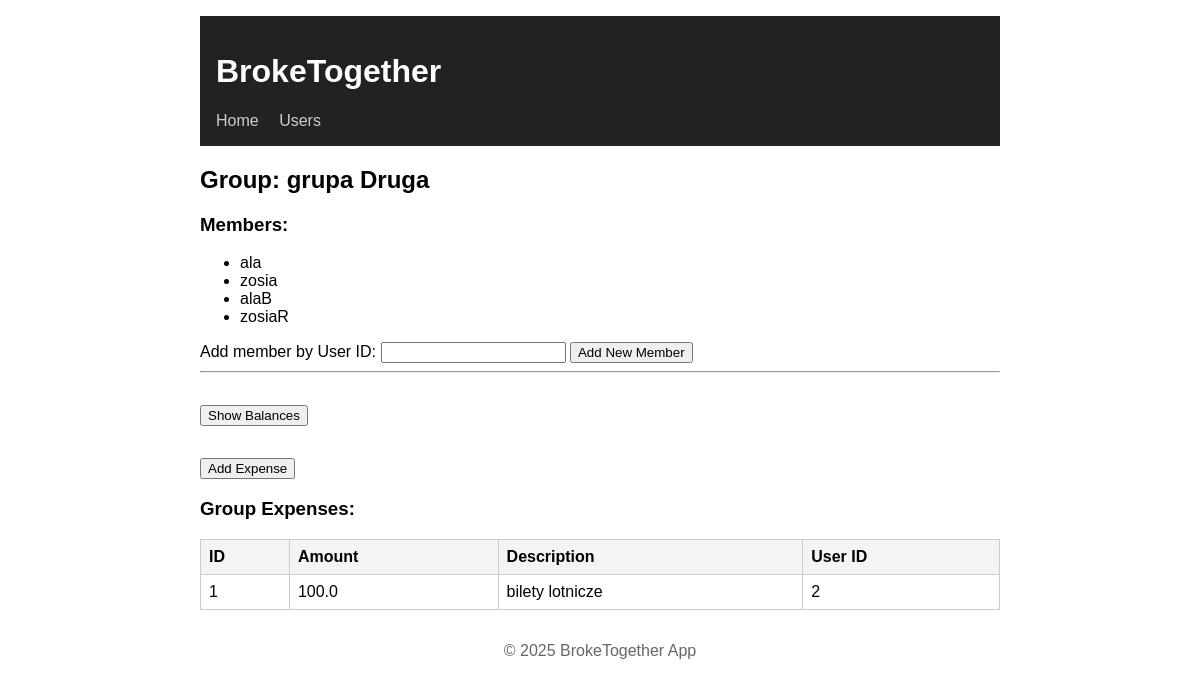
The app's page /groups/2, older data.
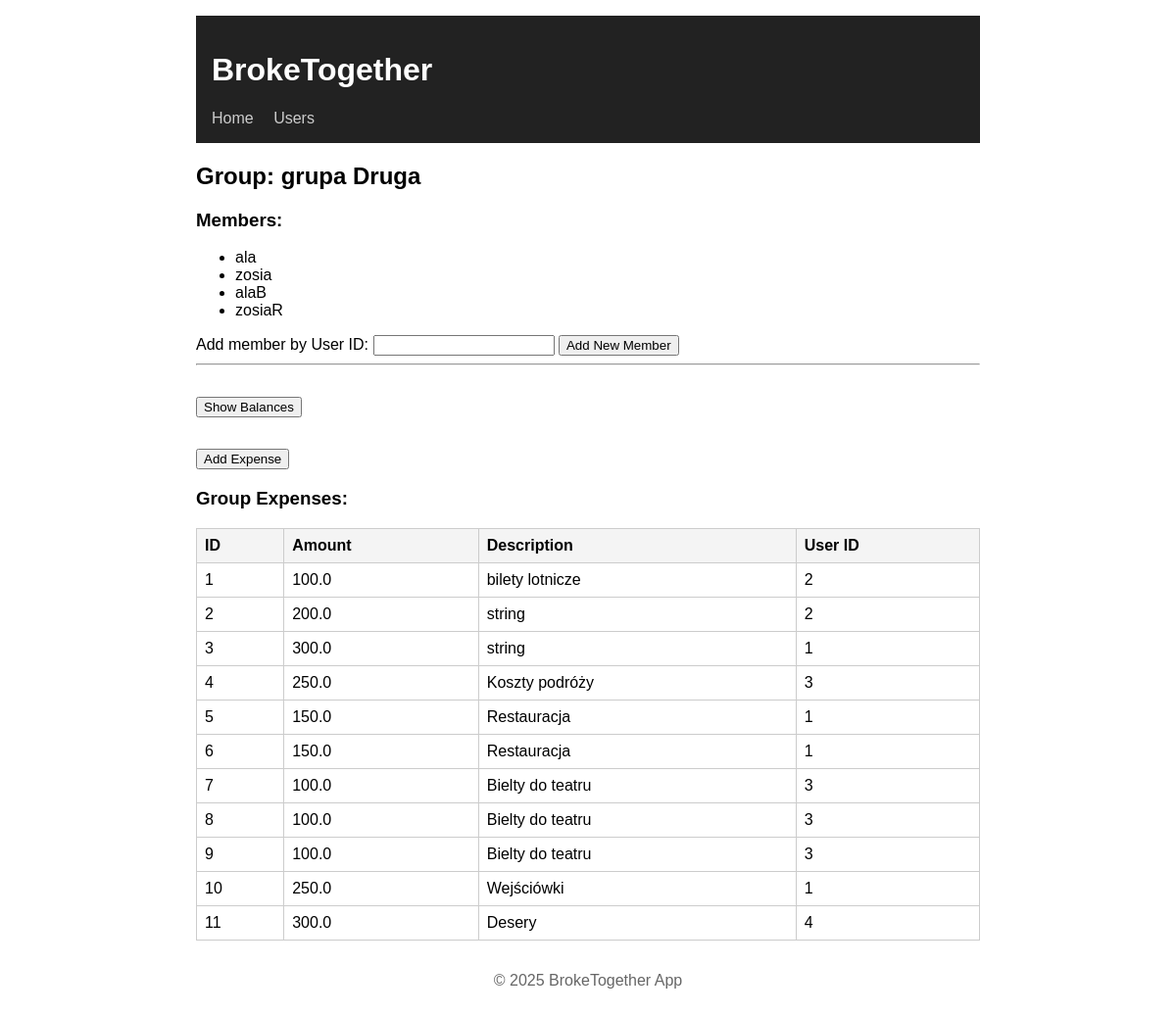
The same page, newer data.
### app/models.py (models this page shows)
class Base(DeclarativeBase):
    pass

class Group(Base):
    __tablename__ = "groups"
    id: Mapped[int] = mapped_column(primary_key=True)
    name: Mapped[str] = mapped_column(Text, nullable=False, unique=False)
    users: Mapped[list["User"]] = relationship(
        "User",
        secondary=user_group_association,
        back_populates="groups"
    )
    expenses: Mapped[list["Expense"]] = relationship(
        "Expense",
        back_populates="group",
        cascade="all, delete-orphan"
    )

class User(Base):
    __tablename__ = "users"
    id: Mapped[int] = mapped_column(primary_key=True)
    username: Mapped[str] = mapped_column(Text, nullable=False, unique=True)
    hashed_password: Mapped[str] = mapped_column(Text, nullable=False)
    groups: Mapped[list["Group"]] = relationship(
        "Group",
        secondary=user_group_association,
        back_populates="users"
    )
    expenses: Mapped[list["Expense"]] = relationship(
        "Expense",
        back_populates="user",
        cascade="all, delete-orphan"
    )

class Expense(Base):
    __tablename__ = "expenses"
    id: Mapped[int] = mapped_column(primary_key=True)
    user_id: Mapped[int] = mapped_column(ForeignKey("users.id"), nullable=False)
    group_id: Mapped[int] = mapped_column(ForeignKey("groups.id"), nullable=False)
    amount: Mapped[float] = mapped_column(nullable=False)
    description: Mapped[str] = mapped_column(Text, nullable=True)
    user: Mapped["User"] = relationship("User", back_populates="expenses")
    group: Mapped["Group"] = relationship("Group", back_populates="expenses")

### app/routers/groups.py (the view)
@router.get("/{group_id}", response_class=HTMLResponse)
def get_group(request: Request, group_id: int, db: Session = Depends(get_db)):
    group = get_group_by_id(db, group_id)
    users = get_all_users_from_group(group_id, db)
    expenses = get_expenses_from_group(group_id, db)
    return templates.TemplateResponse("group_detail.html", {"request": request, "group": group, "users": users, "expenses": expenses})

### app/templates/group_detail.html (shortened to what this page needs)
{% extends "base.html" %}
{% block content %}
<h2>Group: {{ group.name }}</h2>
<h3>Members:</h3>
{% if group.users %}
    <ul class="member-list">
        {% for user in group.users %}
            <li>{{ user.username }}</li>
        {% endfor %}
    </ul>
{% else %}
    <p>No members in this group yet.</p>
{% endif %}
<form action="/user-groups/add-form" method="post">
    <label for="user_id">Add member by User ID:</label>
    <input type="number" name="user_id" id="user_id" required>
    <button type="submit">Add New Member</button>
</form>
<hr>
    <div style="margin-top: 2rem;">
        <form action="/balances/group/{{group.id}}">
            <button type="submit">Show Balances</button>
        </form>
    </div>
    <div style="margin-top: 2rem;">
        <form action="/expenses/add-form/{{group.id}}">
            <button type="submit">Add Expense</button>
        </form>
    </div>
{% if expenses %}
    <h3>Group Expenses:</h3>
    <table>
        <thead>
            <tr>
                <th>ID</th>
                <th>Amount</th>
                <th>Description</th>
                <th>User ID</th>
            </tr>
        </thead>
        <tbody>
            {% for expense in expenses %}
                <tr>
                    <td>{{ expense.id }}</td>
                    <td>{{ expense.amount }}</td>
                    <td>{{ expense.description or "—" }}</td>
                    <td>{{ expense.user_id }}</td>
                </tr>
            {% endfor %}
        </tbody>
    </table>
{% else %}
    <p>No expenses for this group yet.</p>
{% endif %}
{% endblock %}

### app/templates/base.html (shortened to what this page needs)
<!DOCTYPE html>
<html lang="en">
<head>
    <link rel="stylesheet" href="{{ url_for('static', path='style.css') }}">
</head>
<body>
    <header>
        <h1>BrokeTogether</h1>
        <nav>
            <a href="/">Home</a>
            <a href="/users">Users</a>
        </nav>
    </header>
    <main>
        {% block content %}
        {% endblock %}
    </main>
    <footer>
        <p>&copy; 2025 BrokeTogether App</p>
    </footer>
</body>
</html>

### app/static/style.css (style rules this page uses)
body { font-family: sans-serif; max-width: 800px; margin: auto; padding: 1rem; }
header { background: #222; color: white; padding: 1rem; margin-bottom: 1rem; }
nav a { margin-right: 1rem; color: #ccc; text-decoration: none; }
footer { text-align: center; margin-top: 2rem; color: #666; }
table { width: 100%; border-collapse: collapse; margin-top: 1rem; }
table th, table td { border: 1px solid #ccc; padding: 0.5rem; text-align: left; }
table th { background-color: #f4f4f4; }

Row changes from the older to the newer data that the page shows:
added Expense: id "2", amount "200.0", description "string", user_id "2"
added Expense: id "3", amount "300.0", description "string", user_id "1"
added Expense: id "4", amount "250.0", description "Koszty podróży", user_id "3"
added Expense: id "5", amount "150.0", description "Restauracja", user_id "1"
added Expense: id "6", amount "150.0", description "Restauracja", user_id "1"
added Expense: id "7", amount "100.0", description "Bielty do teatru", user_id "3"
added Expense: id "8", amount "100.0", description "Bielty do teatru", user_id "3"
added Expense: id "9", amount "100.0", description "Bielty do teatru", user_id "3"
added Expense: id "10", amount "250.0", description "Wejściówki", user_id "1"
added Expense: id "11", amount "300.0", description "Desery", user_id "4"
